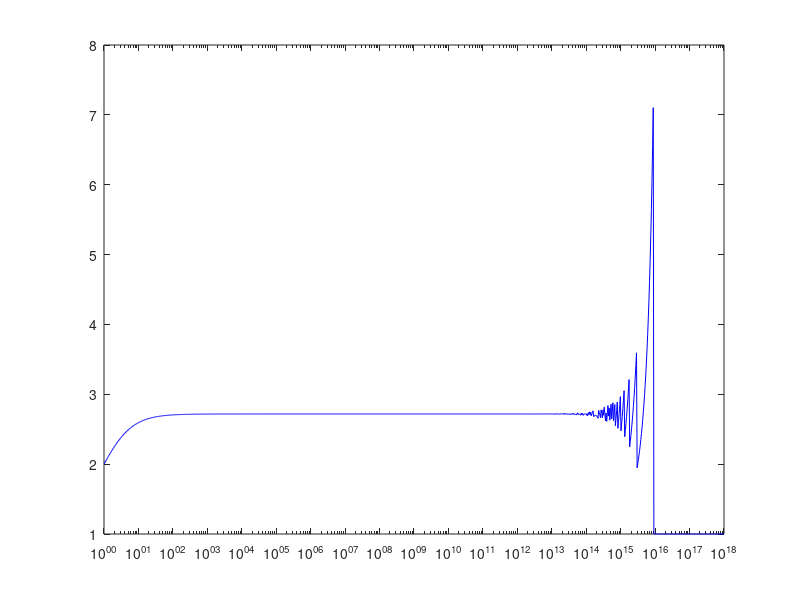

Source code (MATLAB):
clear; format short e
MyExp = @(x, n) (1 + (x./n)).^n

MyExp(1, 1)
MyExp(1, 10)
MyExp(1, 100)
MyExp(1, 1000)
MyExp(1, 10000)
MyExp(1, 100000)
n = logspace(0, 18, 1e3);
figure(1); clf
semilogx(n, MyExp(1, n), 'b-')